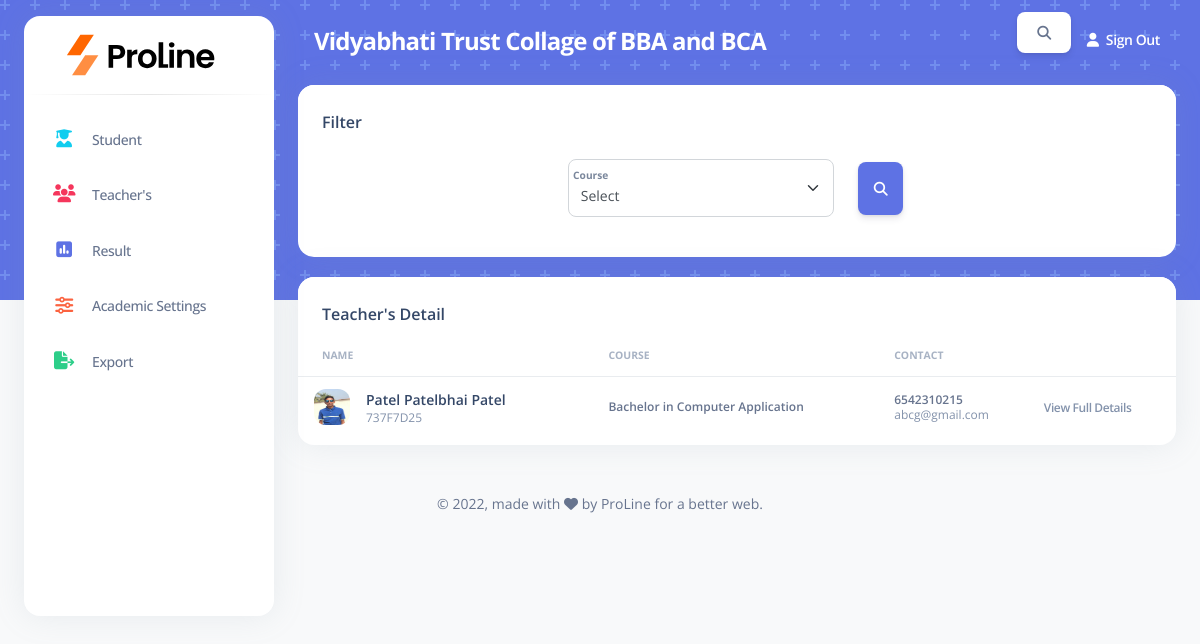
/manageStaff.php, run on the app's committed database.
### tables this page shows
CREATE TABLE `staff_details` (
  `SID` varchar(255) NOT NULL,
  `Photo` varchar(255) NOT NULL,
  `First_Name` varchar(255) NOT NULL,
  `Middle_Name` varchar(255) NOT NULL,
  `Last_Name` varchar(255) NOT NULL,
  `Phone_Number` varchar(255) NOT NULL,
  `Other_Number` varchar(255) NOT NULL,
  `Email` varchar(255) NOT NULL,
  `Aadhar_Number` varchar(255) NOT NULL,
  `Gender` varchar(255) NOT NULL,
  `DOB` date NOT NULL,
  `Blood_Group` varchar(255) NOT NULL,
  `POB` varchar(255) NOT NULL,
  `Religion` varchar(255) NOT NULL,
  `Category` varchar(255) NOT NULL,
  `Current_Add` varchar(255) NOT NULL,
  `Country` varchar(255) NOT NULL,
  `State` varchar(255) NOT NULL,
  `City` varchar(255) NOT NULL,
  `PinCode` varchar(255) NOT NULL,
  `Graduation` varchar(255) NOT NULL,
  `GMedium` varchar(255) NOT NULL,
  `GUName` varchar(255) NOT NULL,
  `GYear` int(11) NOT NULL,
  `GPercentage` int(11) NOT NULL,
  `GGrade` varchar(255) NOT NULL,
  `GRecognized` varchar(255) NOT NULL,
  `GRemark` varchar(255) NOT NULL,
  `PostGraduation` varchar(255) NOT NULL,
  `PMedium` varchar(255) NOT NULL,
  `PUName` varchar(255) NOT NULL,
  `PYear` int(11) NOT NULL,
  `PPercentage` int(11) NOT NULL,
  `PGrade` varchar(255) NOT NULL,
  `PRecognized` varchar(255) NOT NULL,
  `PRemark` varchar(255) NOT NULL,
  `Course` varchar(255) NOT NULL
);

### manageStaff.php (the view, shortened to what this page needs)
<!DOCTYPE html>
<html lang="en">
<head>
  <?php include 'includes/links.php'; ?>
</head>
<body class="g-sidenav-show   bg-gray-100">
    <?php include 'includes/side-navbar.php' ?>
  <main class="main-content position-relative border-radius-lg ">
    <?php include 'includes/top-navbar.php' ?>
    <div class="container-fluid py-1">
      <div class="row">
        <div class="col-12">
          <div class="card mb-2">
            <div class="card-header pb-0">
              <h6>Filter</h6>
            </div>
            <form method="POST">
                <div class=" d-flex align-items-center justify-content-center row py-3 mx-1 mb-2">
                    <div class="form-floating mb-3 col-4">
                        <select class="form-select" id="floatingSelectGrid state" name = "Course" aria-label="Floating label select example" required>
                            <option value="">Select</option>
                          </select>
                        <label for="floatingSelectGrid">Course</label>
                    </div>
                    <div class="form-floating  col-1">
                        <button class="btn btn-primary p-3" type="submit" name="search"> <i class="fas fa-search"></i> </button>
                    </div>
                </div>
            </form>
          </div>
        </div>
      </div>
    </div>
    <div class="container-fluid py-2">
      <div class="row">
        <div class="col-12">
          <div class="card mb-4">
            <div class="card-header pb-0">
              <h6>Teacher's Detail</h6>
            </div>
            <div class="card-body px-0 pt-0 pb-2">
              <div class="table-responsive p-0">
                <table class="table align-items-center mb-0">
                  <thead>
                    <tr>
                      <th class="text-uppercase text-secondary text-xxs font-weight-bolder opacity-7">Name</th>
                      <th class="text-uppercase text-secondary text-xxs font-weight-bolder opacity-7 ps-2">Course</th>
                      <th class="text-uppercase text-secondary text-xxs font-weight-bolder opacity-7 ps-2">Contact</th>
                      <th class="text-secondary opacity-7"></th>
                    </tr>
                  </thead>
                  <tbody>
                  <?php
                    include 'connection.php';
                    if(isset($_POST['search']))
                    {
                        $course = $_POST['Course'];
                        $q = "select * from staff_details where Course = '".$course."'";
                        $query = mysqli_query($conn,$q);
                        $row = mysqli_num_rows($query);
                        if($row > 0)
                        {
                            while($res = mysqli_fetch_array($query))
                            {
                                echo '
                                    <tr>
                                        <td>
                                        <div class="d-flex px-2 py-1">
                                            <div>
                                            <img src="./Staff_Photo/'.$res['Photo'].'" class="avatar avatar-sm me-3" alt="user1">
                                            </div>
                                            <div class="d-flex flex-column justify-content-center">
                                            <h6 class="mb-0 text-sm">'.$res['First_Name'].' '.$res['Middle_Name']. ' '.$res['Last_Name'].'</h6>
                                            <p class="text-xs text-secondary mb-0">'.$res['SID'].'</p>
                                            </div>
                                        </div>
                                        </td>
                                        <td>
                                            <p class="text-xs font-weight-bold mb-0">'.$res['Course'].'</p>
                                        </td>
                                        <td>
                                            <p class="text-xs font-weight-bold mb-0">'.$res['Phone_Number'].'</p>
                                            <p class="text-xs text-secondary mb-0">'.$res['Email'].'</p>
                                        </td>
                                        <td class="align-middle">
                                            <a href="fullStaffDetail.php?SID='.$res['SID'].'" class="text-secondary font-weight-bold text-xs" data-toggle="tooltip" data-original-title="Edit user">
                                                View Full Details
                                            </a>
                                        </td>
                                    </tr>
                                ';
                            }
                        }
                        else
                        {
                            echo '
                            <tr>
                                <td colspan="4" class="text-center">
                                    <p class="text-xs font-weight-bold mb-0"> NO STAFF FOUND </p>
                                </td>
                            </tr>
                            ';
                        }
                    }
                    else
                    {
                        $q = "select * from staff_details";
                        $query = mysqli_query($conn,$q);
                        while($res = mysqli_fetch_array($query))
                        {
                            echo '
                                <tr>
                                    <td>
                                        <div class="d-flex px-2 py-1">
                                            <div>
                                                <img src="./Staff_Photo/'.$res['Photo'].'" class="avatar avatar-sm me-3" alt="user1">
                                            </div>
                                            <div class="d-flex flex-column justify-content-center">
                                                <h6 class="mb-0 text-sm">'.$res['First_Name'].' '.$res['Middle_Name']. ' '.$res['Last_Name'].'</h6>
                                                <p class="text-xs text-secondary mb-0">'.$res['SID'].'</p>
                                            </div>
                                        </div>
                                    </td>
                                    <td>
                                        <p class="text-xs font-weight-bold mb-0">'.$res['Course'].'</p>
                                    </td>
                                    <td>
                                        <p class="text-xs font-weight-bold mb-0">'.$res['Phone_Number'].'</p>
                                        <p class="text-xs text-secondary mb-0">'.$res['Email'].'</p>
                                    </td>
                                    <td class="align-middle">
                                        <a href="fullStaffDetail.php?SID='.$res['SID'].'" class="text-secondary font-weight-bold text-xs" data-toggle="tooltip" data-original-title="Edit user">
                                            View Full Details
                                        </a>
                                    </td>
                                </tr>
                              ';
                        }
                    }
                    ?>
                  </tbody>
                </table>
              </div>
            </div>
          </div>
        </div>
      </div>
    </div>
  </main>
  <?php include 'includes/footer.php'?>
</body>
</html>

### data on the page
staff_details: Photo (picture), First_Name "Patel", Middle_Name "Patelbhai", Last_Name "Patel", SID "737F7D25", Course "Bachelor in Computer Application", Phone_Number "6542310215", Email "abcg@gmail.com"
